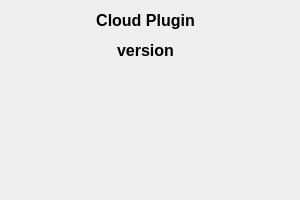
<?xml version="1.0" encoding="UTF-8"?>
<ui version="4.0">
 <class>Dialog</class>
 <widget class="QDialog" name="Dialog">
  <property name="geometry">
   <rect>
    <x>0</x>
    <y>0</y>
    <width>300</width>
    <height>200</height>
   </rect>
  </property>
  <property name="minimumSize">
   <size>
    <width>300</width>
    <height>200</height>
   </size>
  </property>
  <property name="maximumSize">
   <size>
    <width>300</width>
    <height>200</height>
   </size>
  </property>
  <property name="font">
   <font>
    <pointsize>12</pointsize>
   </font>
  </property>
  <property name="windowTitle">
   <string>Dialog</string>
  </property>
  <property name="windowIcon">
   <iconset>
    <normalon>calibre-cloud-plugin/images/icon.png</normalon>
   </iconset>
  </property>
  <widget class="QPushButton" name="yandex_button">
   <property name="geometry">
    <rect>
     <x>80</x>
     <y>90</y>
     <width>68</width>
     <height>64</height>
    </rect>
   </property>
   <property name="styleSheet">
    <string notr="true">border-color: black;
border-width: 5px;
border-radius: 1px;</string>
   </property>
   <property name="text">
    <string/>
   </property>
   <property name="icon">
    <iconset>
     <normalon>../images/yandex_icon.png</normalon>
    </iconset>
   </property>
   <property name="iconSize">
    <size>
     <width>64</width>
     <height>64</height>
    </size>
   </property>
  </widget>
  <widget class="QPushButton" name="google_button">
   <property name="geometry">
    <rect>
     <x>150</x>
     <y>90</y>
     <width>68</width>
     <height>64</height>
    </rect>
   </property>
   <property name="styleSheet">
    <string notr="true">border-color: black;
border-width: 5px;
border-radius: 1px;</string>
   </property>
   <property name="text">
    <string/>
   </property>
   <property name="icon">
    <iconset>
     <normalon>../images/google_icon.png</normalon>
    </iconset>
   </property>
   <property name="iconSize">
    <size>
     <width>64</width>
     <height>64</height>
    </size>
   </property>
  </widget>
  <widget class="QLabel" name="label_appname">
   <property name="geometry">
    <rect>
     <x>90</x>
     <y>10</y>
     <width>111</width>
     <height>20</height>
    </rect>
   </property>
   <property name="font">
    <font>
     <weight>75</weight>
     <bold>true</bold>
    </font>
   </property>
   <property name="text">
    <string>Cloud Plugin</string>
   </property>
   <property name="alignment">
    <set>Qt::AlignCenter</set>
   </property>
  </widget>
  <widget class="QLabel" name="label_version">
   <property name="geometry">
    <rect>
     <x>90</x>
     <y>40</y>
     <width>111</width>
     <height>20</height>
    </rect>
   </property>
   <property name="font">
    <font>
     <weight>75</weight>
     <bold>true</bold>
    </font>
   </property>
   <property name="layoutDirection">
    <enum>Qt::LeftToRight</enum>
   </property>
   <property name="text">
    <string>version</string>
   </property>
   <property name="alignment">
    <set>Qt::AlignCenter</set>
   </property>
  </widget>
  <widget class="QWidget" name="layoutWidget">
   <property name="geometry">
    <rect>
     <x>240</x>
     <y>170</y>
     <width>48</width>
     <height>18</height>
    </rect>
   </property>
   <layout class="QHBoxLayout" name="horizontalLayout">
    <item>
     <widget class="QPushButton" name="license_button">
      <property name="styleSheet">
       <string notr="true">border-color: black;
border-width: 5px;
border-radius: 1px;</string>
      </property>
      <property name="text">
       <string/>
      </property>
      <property name="icon">
       <iconset>
        <normalon>../images/license_icon.png</normalon>
       </iconset>
      </property>
     </widget>
    </item>
    <item>
     <widget class="QPushButton" name="question_button">
      <property name="styleSheet">
       <string notr="true">border-color: black;
border-width: 5px;
border-radius: 1px;</string>
      </property>
      <property name="text">
       <string/>
      </property>
      <property name="icon">
       <iconset>
        <normalon>../images/question_icon.png</normalon>
       </iconset>
      </property>
     </widget>
    </item>
   </layout>
  </widget>
 </widget>
 <resources/>
 <connections/>
</ui>
